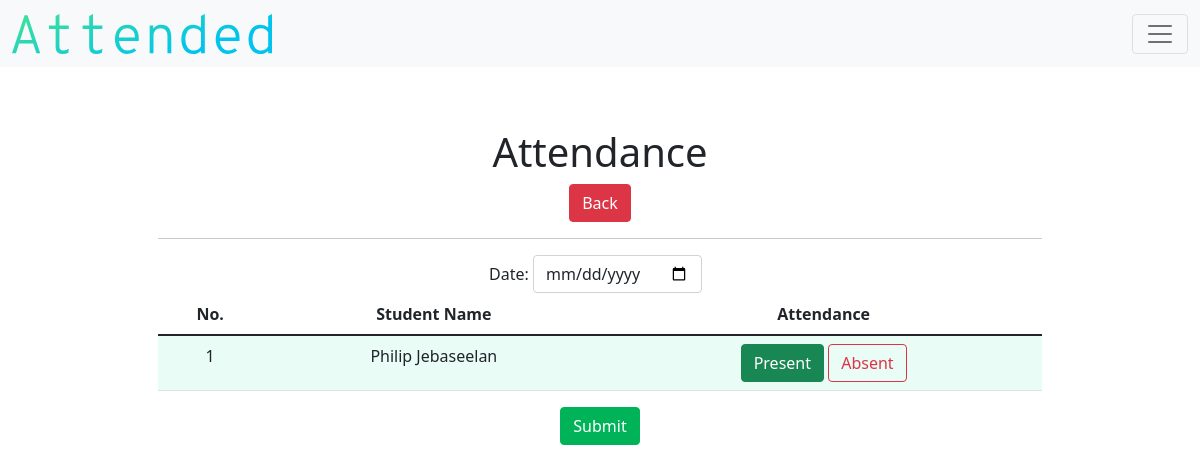
The app's page /take-attendance/2 (signed in), older data.
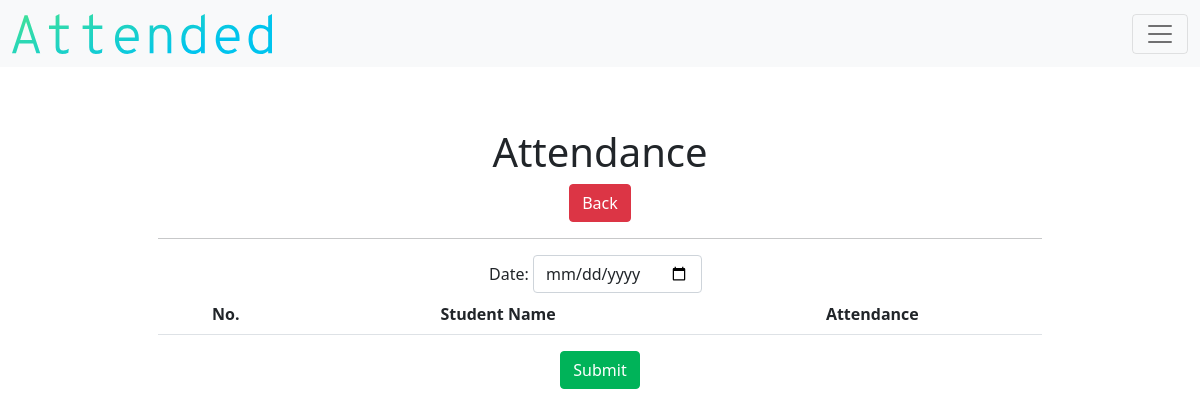
The same page, newer data.
### models.py (models this page shows)
class Student(db.Model):
    __tablename__ = "student"
    id = db.Column(db.Integer, primary_key=True)
    teacher_id = db.Column(db.Integer, db.ForeignKey("teacher.id"))
    class_id = db.Column(db.Integer, nullable=True, default=0)
    name = db.Column(db.String(), nullable=False)
    birth = db.Column(db.String(),nullable=False)
    age = db.Column(db.Integer(), nullable=False)
    gender = db.Column(db.String(), nullable=False)
    parent = db.Column(db.String(), nullable=True)
    parent2 = db.Column(db.String(), nullable=True)
    number = db.Column(db.Integer, nullable=True)
    number2 = db.Column(db.Integer, nullable=True)
    email = db.Column(db.String(), nullable=True)
    email2 = db.Column(db.String(), nullable=True)
    address = db.Column(db.String(), nullable=False)
    city = db.Column(db.String(), nullable=False)
    state = db.Column(db.String(), nullable=False)
    postcode = db.Column(db.Integer, nullable=False)
    attend_count = db.Column(db.Integer, nullable=True, default=0)
    student_attends = db.relationship("Attendance", backref="student_attend")

### application.py (the view)
@app.route("/take-attendance/<string:id>")
def take_attendance(id):
    teacher = current_user.get_id()
    teacher_object = db.session.query(Teacher).filter_by(id=teacher).first()
    if not current_user.is_authenticated:
        return redirect("/login")
    else:
        form_attend = TakeAttendance()
        TABLE_HEADERS = ["No.", "Student Name", "Attendance"]
        students = db.session.query(Student).filter_by(class_id=id)
        return render_template("take-attendance.html", ident=id, form=form_attend, headers=TABLE_HEADERS, students=students, teacher=teacher_object)

### form.py
class TakeAttendance(FlaskForm):
    date = DateField(validators=[InputRequired()])

### application.py (called while the page is built)
@login.user_loader
def load_user(id):
    return Teacher.query.get(id)

### templates/take-attendance.html (shortened to what this page needs)
{% extends "layout.html" %}
{% block main %}
        <h1>Attendance</h1>
        <a class="btn btn-danger" href="/detail_class/{{ident}}" role="button">Back</a>
                <hr>
        <form action="/taken-attendance/{{ident}}" method="post">
        <div class="col-md-12">
            <label for="formGroupExampleInput" class="form-label" id="label-take-attendance-date">Date:</label>
            {{ form.date(class="form-control", autocomplete="off", id="take-attendance-date" )}}
        </div>
        <div class="table-responsive">
          <table class="table table-hover">
                <thead>
                        <tr>
                                {% for header in headers %}
                                      <th id="header"> {{ header }} </th>
                                {% endfor %}
                        </tr>
                </thead>
                <tbody>
                        {% for student in students %}
                        <tr>
                             <td class="counterCell"></td>
                             <td>{{student.name}}</td>
                             <td>
                                <label class="btn btn-outline-success" for="{{student.id}}">Present</label>
                                <label class="btn btn-outline-danger" for="{{student.id}}2">Absent</label>
                             </td>
                        </tr>
                        {% endfor %}
                </tbody>
          </table>
          <button type="submit" class="btn btn-success">Submit</button>
        </div>
{% endblock %}

Row changes from the older to the newer data that the page shows:
no longer on this page (row edited): Student: name "Philip Jebaseelan"
